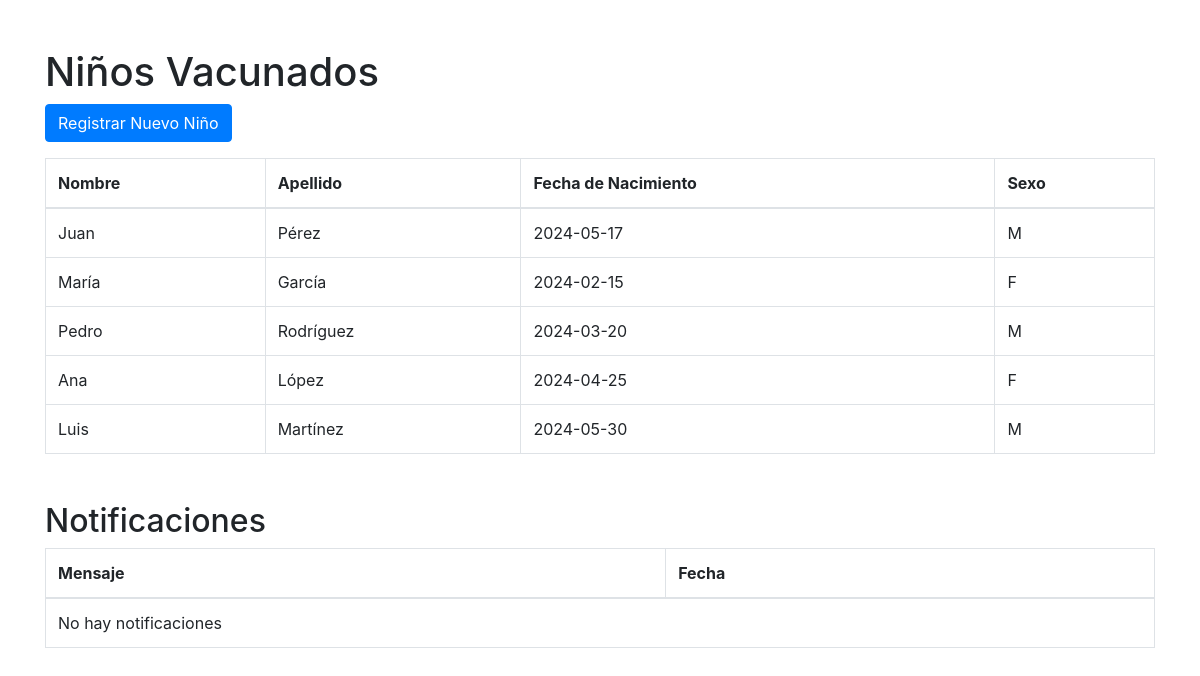
The page / on the database its author committed.
### index.php (the view, shortened to what this page needs)
<?php
include 'config.php';
?>
<!DOCTYPE html>
<html lang="en">
<head>
    <link href="https://maxcdn.bootstrapcdn.com/bootstrap/4.5.2/css/bootstrap.min.css" rel="stylesheet">
</head>
<body>
<div class="container">
    <h1 class="mt-5">Niños Vacunados</h1>
    <a href="register.php" class="btn btn-primary mb-3">Registrar Nuevo Niño</a>
    <table class="table table-bordered">
        <thead>
        <tr>
            <th>Nombre</th>
            <th>Apellido</th>
            <th>Fecha de Nacimiento</th>
            <th>Sexo</th>
        </tr>
        </thead>
        <tbody>
        <?php
        $sql = "SELECT * FROM NIÑO";
        $result = $conn->query($sql);
        if ($result->num_rows > 0) {
            while($row = $result->fetch_assoc()) {
                echo "<tr>
                    <td>{$row['nombre']}</td>
                    <td>{$row['apellido']}</td>
                    <td>{$row['fecha_nac']}</td>
                    <td>{$row['sexo']}</td>
                </tr>";
            }
        } else {
            echo "<tr><td colspan='4'>No hay niños registrados</td></tr>";
        }
        ?>
        </tbody>
    </table>
    <h2 class="mt-5">Notificaciones</h2>
    <table class="table table-bordered">
        <thead>
        <tr>
            <th>Mensaje</th>
            <th>Fecha</th>
        </tr>
        </thead>
        <tbody>
        <?php
        $sql = "SELECT * FROM NOTIFICACIONES";
        $result = $conn->query($sql);
        if ($result->num_rows > 0) {
            while($row = $result->fetch_assoc()) {
                echo "<tr>
                    <td>{$row['mensaje']}</td>
                    <td>{$row['fecha']}</td>
                </tr>";
            }
        } else {
            echo "<tr><td colspan='2'>No hay notificaciones</td></tr>";
        }
        ?>
        </tbody>
    </table>
</div>
</body>
</html>

### rows shown on the page
niño: nombre "Juan", apellido "Pérez", fecha_nac "2024-05-17", sexo "M"
niño: nombre "María", apellido "García", fecha_nac "2024-02-15", sexo "F"
niño: nombre "Pedro", apellido "Rodríguez", fecha_nac "2024-03-20", sexo "M"
niño: nombre "Ana", apellido "López", fecha_nac "2024-04-25", sexo "F"
niño: nombre "Luis", apellido "Martínez", fecha_nac "2024-05-30", sexo "M"
